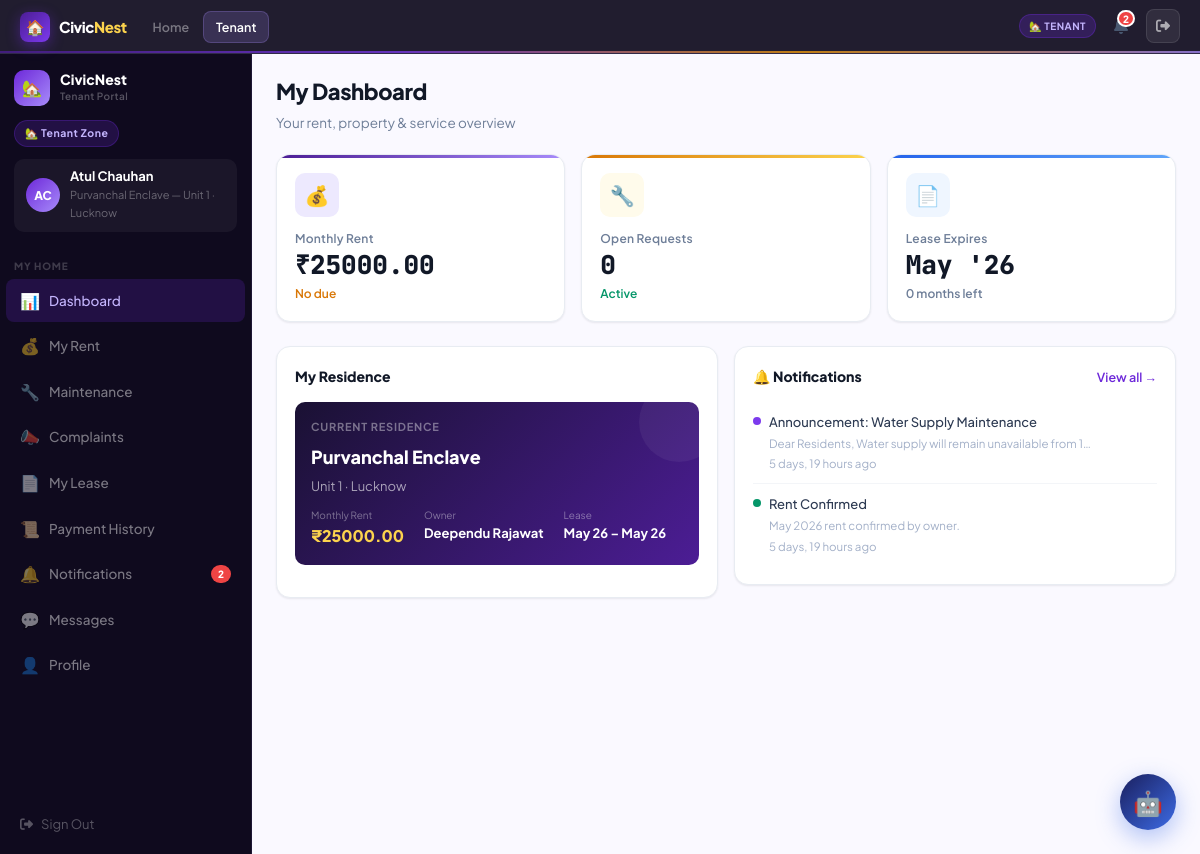
Screenshot of /tenant/ (signed in) with the database file from the repository.
### accounts/models.py (models this page shows, shortened)
class User(AbstractUser):
    ROLE_CHOICES = [
        ('admin','Platform Admin'),
        ('owner','Property Owner'),
        ('tenant','Tenant'),
        ('society_admin','Society Admin'),
    ]
    role = models.CharField(max_length=20, choices=ROLE_CHOICES, default='tenant')
    phone = models.CharField(max_length=15, blank=True)
    avatar_initials = models.CharField(max_length=3, blank=True)
    profile_photo = models.ImageField(upload_to='avatars/', blank=True, null=True)

### core/models.py (models this page shows, shortened)
class Lease(models.Model):
    STATUS_CHOICES = [('active','Active'),('expired','Expired'),('terminated','Terminated'),('pending','Pending')]
    unit = models.ForeignKey(Unit, on_delete=models.CASCADE, related_name='leases')
    tenant = models.ForeignKey(User, on_delete=models.CASCADE, related_name='leases')
    owner = models.ForeignKey(User, on_delete=models.CASCADE, related_name='owner_leases')
    start_date = models.DateField()
    end_date = models.DateField()
    monthly_rent = models.DecimalField(max_digits=10, decimal_places=2)
    security_deposit = models.DecimalField(max_digits=10, decimal_places=2, default=0)
    status = models.CharField(max_length=20, choices=STATUS_CHOICES, default='active')
    terms = models.TextField(blank=True)
    created_at = models.DateTimeField(auto_now_add=True)
    def months_remaining(self):
        today = timezone.now().date()
        if self.end_date > today:
            diff = (self.end_date.year - today.year) * 12 + (self.end_date.month - today.month)
            return max(diff, 0)
        return 0

class Unit(models.Model):
    property = models.ForeignKey(Property, on_delete=models.CASCADE, related_name='units')
    unit_number = models.CharField(max_length=20)
    floor = models.CharField(max_length=10, blank=True)
    bedrooms = models.PositiveIntegerField(default=1)
    bathrooms = models.PositiveIntegerField(default=1)
    area_sqft = models.PositiveIntegerField(default=0)
    monthly_rent = models.DecimalField(max_digits=10, decimal_places=2)
    security_deposit = models.DecimalField(max_digits=10, decimal_places=2, default=0)
    is_occupied = models.BooleanField(default=False)
    amenities = models.CharField(max_length=300, blank=True)
    def __str__(self):
        return f"{self.property.name} — Unit {self.unit_number}"

class Property(models.Model):
    TYPE_CHOICES = [('apartment','Apartment'),('villa','Villa'),('commercial','Commercial'),('pg','PG/Hostel')]
    owner = models.ForeignKey(User, on_delete=models.CASCADE, related_name='properties')
    name = models.CharField(max_length=200)
    address = models.TextField()
    city = models.CharField(max_length=100)
    state = models.CharField(max_length=100)
    pincode = models.CharField(max_length=10)
    property_type = models.CharField(max_length=20, choices=TYPE_CHOICES, default='apartment')
    total_units = models.PositiveIntegerField(default=1)
    description = models.TextField(blank=True)
    society_admin = models.ForeignKey(User, on_delete=models.SET_NULL, null=True, blank=True, related_name='managed_properties')
    is_active = models.BooleanField(default=True)
    created_at = models.DateTimeField(auto_now_add=True)

class Notification(models.Model):
    user = models.ForeignKey(User, on_delete=models.CASCADE, related_name='notifications')
    title = models.CharField(max_length=200)
    message = models.TextField()
    notif_type = models.CharField(max_length=20, default='info')
    is_read = models.BooleanField(default=False)
    created_at = models.DateTimeField(auto_now_add=True)

### core/views.py (the view)
# urls.py: path('tenant/', views.tenant_dash, name='tenant_dash'),
@role_required("tenant")
def tenant_dash(request):
    lease = Lease.objects.filter(tenant=request.user, status="active").select_related("unit__property","owner").first()
    payments = RentPayment.objects.filter(lease__tenant=request.user).order_by("-due_date")[:6] if lease else []
    next_due = RentPayment.objects.filter(lease__tenant=request.user, status__in=["pending","overdue"]).order_by("due_date").first()
    maint = MaintenanceRequest.objects.filter(tenant=request.user).order_by("-created_at")[:3]
    notifs = Notification.objects.filter(user=request.user, is_read=False)[:5]
    announcements = Announcement.objects.filter(Q(audience="all")|Q(audience="tenants")).order_by("-is_pinned","-created_at")[:3]
    due_alert = Notification.objects.filter(user=request.user, is_read=False, title__icontains="Rent Due Alert").first()
    return render(request, "tenant/dashboard.html", {
        "lease": lease, "payments": payments, "next_due": next_due, "maint": maint,
        "notifs": notifs, "announcements": announcements, "due_alert": due_alert,
        "razorpay_key": getattr(settings, "RAZORPAY_KEY_ID",""),
    })

### core/views.py (called while the page is built)
def role_required(*roles):
    def decorator(view):
        @functools.wraps(view)
        def wrapper(request, *args, **kwargs):
            if not request.user.is_authenticated:
                return redirect("/accounts/login/")
            if request.user.is_staff or request.user.is_superuser:
                return view(request, *args, **kwargs)
            if request.user.role not in roles:
                messages.error(request, "Access denied.")
                return redirect("/")
            return view(request, *args, **kwargs)
        return wrapper
    return decorator

### templates/tenant/dashboard.html (shortened to what this page needs)
{% extends "base.html" %}
{% block nav_tenant %}active{% endblock %}
{% block content %}
{% load static %}
<div class="shell">
  {% with active="dash" %}{% include "partials/sidebar_tenant.html" %}{% endwith %}
  <div class="main">
    <div class="panel fade-up">
      <div class="pg-intro"><h2>My Dashboard</h2><p>Your rent, property & service overview</p></div>
      <div class="row g-3 row-cols-1 row-cols-md-3 mb-4 delay-1">
        <div class="col"><div class="sc c-navy"><div class="sc-icon" style="background:var(--n100);font-size:20px;">💰</div><div class="sc-lbl">Monthly Rent</div>
        <div class="sc-val">{% if lease %}₹{{ lease.monthly_rent }}{% else %}—{% endif %}</div>
        <div class="sc-trend t-amber">{% if next_due %}Due {{ next_due.due_date|date:"d M" }}{% else %}No due{% endif %}</div></div></div>
        <div class="col"><div class="sc c-amber"><div class="sc-icon" style="background:var(--a50);font-size:20px;">🔧</div><div class="sc-lbl">Open Requests</div>
        <div class="sc-val">{{ maint|length }}</div><div class="sc-trend t-up">Active</div></div></div>
        <div class="col"><div class="sc c-blue"><div class="sc-icon" style="background:var(--blue-l);font-size:20px;">📄</div><div class="sc-lbl">Lease Expires</div>
        <div class="sc-val">{% if lease %}{{ lease.end_date|date:"M 'y" }}{% else %}—{% endif %}</div>
        <div class="sc-trend t-neu">{% if lease %}{{ lease.months_remaining }} months left{% else %}No lease{% endif %}</div></div></div>
      </div>
      <div class="row g-3 mb-3 delay-2">
        {% if lease %}
        <div class="col-lg-6">
          <div class="card">
            <div class="cd-hd"><span class="cd-title">My Residence</span></div>
            <div style="background:linear-gradient(135deg,var(--n800),var(--n600));border-radius:var(--r);padding:16px;margin-bottom:14px;position:relative;overflow:hidden;">
              <div style="position:absolute;top:-20px;right:-20px;width:80px;height:80px;border-radius:50%;background:rgba(255,255,255,.05);"></div>
              <div style="font-size:11px;font-weight:700;letter-spacing:.07em;text-transform:uppercase;color:rgba(255,255,255,.4);margin-bottom:8px;">Current Residence</div>
              <div style="font-size:18px;font-weight:800;color:#fff;margin-bottom:4px;">{{ lease.unit.property.name }}</div>
              <div style="font-size:13px;color:rgba(255,255,255,.6);margin-bottom:10px;">Unit {{ lease.unit.unit_number }} · {{ lease.unit.property.city }}</div>
              <div style="display:flex;gap:20px;flex-wrap:wrap;">
                <div><div style="font-size:10px;color:rgba(255,255,255,.4);">Monthly Rent</div><div style="font-size:16px;font-weight:800;color:var(--a300);">₹{{ lease.monthly_rent }}</div></div>
                <div><div style="font-size:10px;color:rgba(255,255,255,.4);">Owner</div><div style="font-size:13px;font-weight:700;color:#fff;">{{ lease.owner.get_full_name|default:lease.owner.username }}</div></div>
                <div><div style="font-size:10px;color:rgba(255,255,255,.4);">Lease</div><div style="font-size:13px;font-weight:700;color:#fff;">{{ lease.start_date|date:"M y" }} – {{ lease.end_date|date:"M y" }}</div></div>
              </div>
            </div>
          </div>
        </div>
        {% endif %}
        <div class="col-lg-6">
          <div class="card">
            <div class="cd-hd"><span class="cd-title">🔔 Notifications</span><a href="/tenant/notifications/" class="cd-action">View all →</a></div>
            {% for n in notifs %}
            <div class="act-item d-flex align-items-start gap-2">
              <div class="act-dot" style="background:{% if n.notif_type == 'success' %}var(--green){% elif n.notif_type == 'error' %}var(--red){% elif n.notif_type == 'warning' %}var(--a400){% else %}var(--n400){% endif %};"></div>
              <div><div class="act-txt">{{ n.title }}</div><div class="act-time">{{ n.message|truncatechars:60 }}</div><div class="act-time">{{ n.created_at|timesince }} ago</div></div>
            </div>
            {% empty %}<div style="text-align:center;padding:20px;color:var(--g300);font-size:13px;">No new notifications</div>
            {% endfor %}
          </div>
        </div>
      </div>
    </div>
  </div>
</div>
{% endblock %}

### templates/partials/sidebar_tenant.html (shortened to what this page needs)
<aside class="sidebar" id="tp-sidebar">
  <div class="sb-head">
    <div class="sb-logo"><div class="sb-logo-mark ten">🏡</div><div><div class="sb-logo-text">CivicNest</div><div class="sb-logo-sub">Tenant Portal</div></div></div>
    <div class="sb-zone-pill zp-ten">🏡 Tenant Zone</div>
    <div class="sb-user"><div class="sb-av av-ten">{{ user.avatar_initials }}</div><div><div class="sb-uname">{{ user.get_full_name|default:user.username }}</div><div class="sb-urole">{% if lease %}{{ lease.unit }} · {{ lease.unit.property.city }}{% else %}Tenant{% endif %}</div></div></div>
  </div>
  <div class="sb-sec">My Home</div>
  <a class="ni {% if active == 'dash' %}active-ten{% endif %}" href="/tenant/"><span class="ni-icon">📊</span>Dashboard</a>
  <a class="ni {% if active == 'rent' %}active-ten{% endif %}" href="/tenant/rent/"><span class="ni-icon">💰</span>My Rent</a>
  <a class="ni {% if active == 'maint' %}active-ten{% endif %}" href="/tenant/maintenance/"><span class="ni-icon">🔧</span>Maintenance</a>
  <a class="ni {% if active == 'complaints' %}active-ten{% endif %}" href="/tenant/complaints/"><span class="ni-icon">📣</span>Complaints</a>
  <a class="ni {% if active == 'lease' %}active-ten{% endif %}" href="/tenant/lease/"><span class="ni-icon">📄</span>My Lease</a>
  <a class="ni {% if active == 'history' %}active-ten{% endif %}" href="/tenant/history/"><span class="ni-icon">📜</span>Payment History</a>
  <a class="ni {% if active == 'notifs' %}active-ten{% endif %}" href="/tenant/notifications/" style="position:relative">
    <span class="ni-icon">🔔</span>Notifications
    <span id="sb-notif-count" style="margin-left:auto;background:#EF4444;color:#fff;border-radius:20px;padding:1px 7px;font-size:10px;font-weight:800;display:none"></span>
  </a>
  <a class="ni {% if active == 'chat' %}active-ten{% endif %}" href="/tenant/messages/"><span class="ni-icon">💬</span>Messages</a>
  <a class="ni {% if active == 'profile' %}active-ten{% endif %}" href="/tenant/profile/"><span class="ni-icon">👤</span>Profile</a>
  <div class="sb-foot"><a href="/accounts/logout/" class="sb-logout"><i class="fa fa-right-from-bracket"></i> Sign Out</a></div>
</aside>

### rows the page displays
User: avatar_initials "AC", get_full_name "Atul Chauhan"
Lease: unit "Purvanchal Enclave — Unit 1", unit.property.city "Lucknow", monthly_rent "25000.00", end_date "May '26", months_remaining "0", unit.property.name "Purvanchal Enclave", unit.unit_number "1", owner.get_full_name "Deependu Rajawat", start_date "May 26", end_date "May 26"
Notification: title "Announcement: Water Supply Maintenance", message "Dear Residents, Water supply will remain unavailable from 1…", created_at "5 days, 19 hours"
Notification: title "Rent Confirmed", message "May 2026 rent confirmed by owner.", created_at "5 days, 19 hours"

### other values shown
{{ maint|length }} "0"
